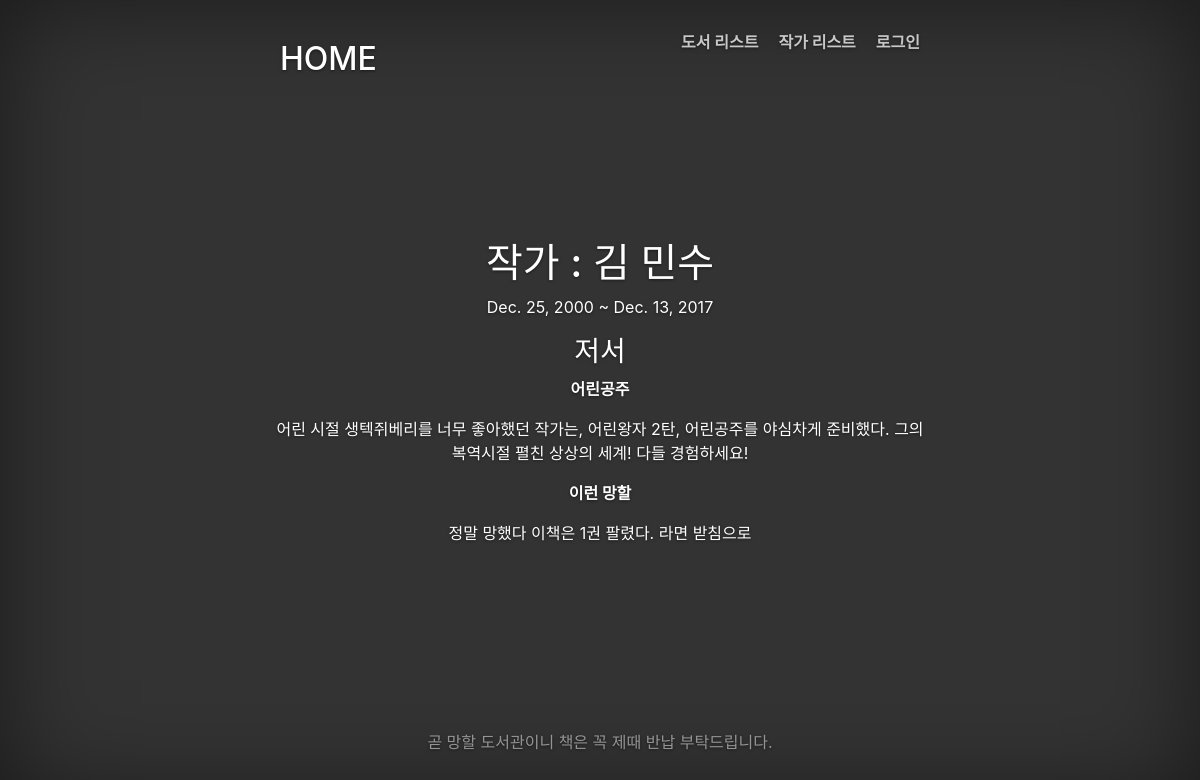
The page /catalog/authors/2 on the database its author committed.
### catalog/models.py (models this page shows, shortened)
class Author(models.Model):
	first_name = models.CharField(max_length=100)
	last_name = models.CharField(max_length=100)
	date_of_birth = models.DateField(null=True, blank=True)
	date_of_death = models.DateField('Died', null=True, blank=True)

class Book(models.Model):
	title = models.CharField(max_length=200)
	author = models.ForeignKey('Author', on_delete=models.SET_NULL, null=True)
	summary = models.TextField(max_length=1000, help_text="Enter a brief description of the book")
	isbn = models.CharField('ISBN', max_length=13, help_text='13 Character <a href="https://www.naver.com">ISBN number</a>')
	genre = models.ManyToManyField(Genre, help_text="Select a genre for this book")
	def get_absolute_url(self):
		return reverse('book-detail', args=[str(self.id)])
	def display_genre(self):
		return ', '.join([ genre.name for genre in self.genre.all()[:3] ])
	display_genre.short_description = 'Genre'

### catalog/views.py (the view)
# urls.py: url(r'^authors/(?P<pk>\d+)$', views.AuthorDetailView.as_view(), name='author-detail'),
class AuthorDetailView(generic.DetailView):
	model = Author

### catalog/templates/catalog/author_detail.html (shortened to what this page needs)
{% extends "base_generic.html" %}
{% block content %}
	<h1>작가 : {{ author.last_name }} {{ author.first_name }}</h1>
		<p>{{ author.date_of_birth }} ~
			{% if author.date_of_death != None %}
				{{ author.date_of_death }}
			{% endif %}
		</p>
	<h3>저서</h3>
	{% for book in author.book_set.all %}
	<p><a href="{{ book.get_absolute_url }}"><strong>{{ book.title }}</strong></a>
	</p>
	<p>{{ book.summary }}</p>
	{% endfor %}
{% endblock %}

### catalog/static/css/cover.css (style rules this page uses)
a, a:focus, a:hover { color: #fff; }
html, body { height: 100%; background-color: #333; }
body { color: #fff; text-align: center; text-shadow: 0 1px 3px rgba(0,0,0,.5); }

### rows shown on the page
Author: last_name "김", first_name "민수", date_of_birth "Dec. 25, 2000", date_of_death "Dec. 13, 2017"
Book: title "어린공주", summary "어린 시절 생텍쥐베리를 너무 좋아했던 작가는, 어린왕자 2탄, 어린공주를 야심차게 준비했다. 그의 복역시절 펼친 상상의 세계! 다들 경험하세요!"
Book: title "이런 망할", summary "정말 망했다 이책은 1권 팔렸다. 라면 받침으로"
